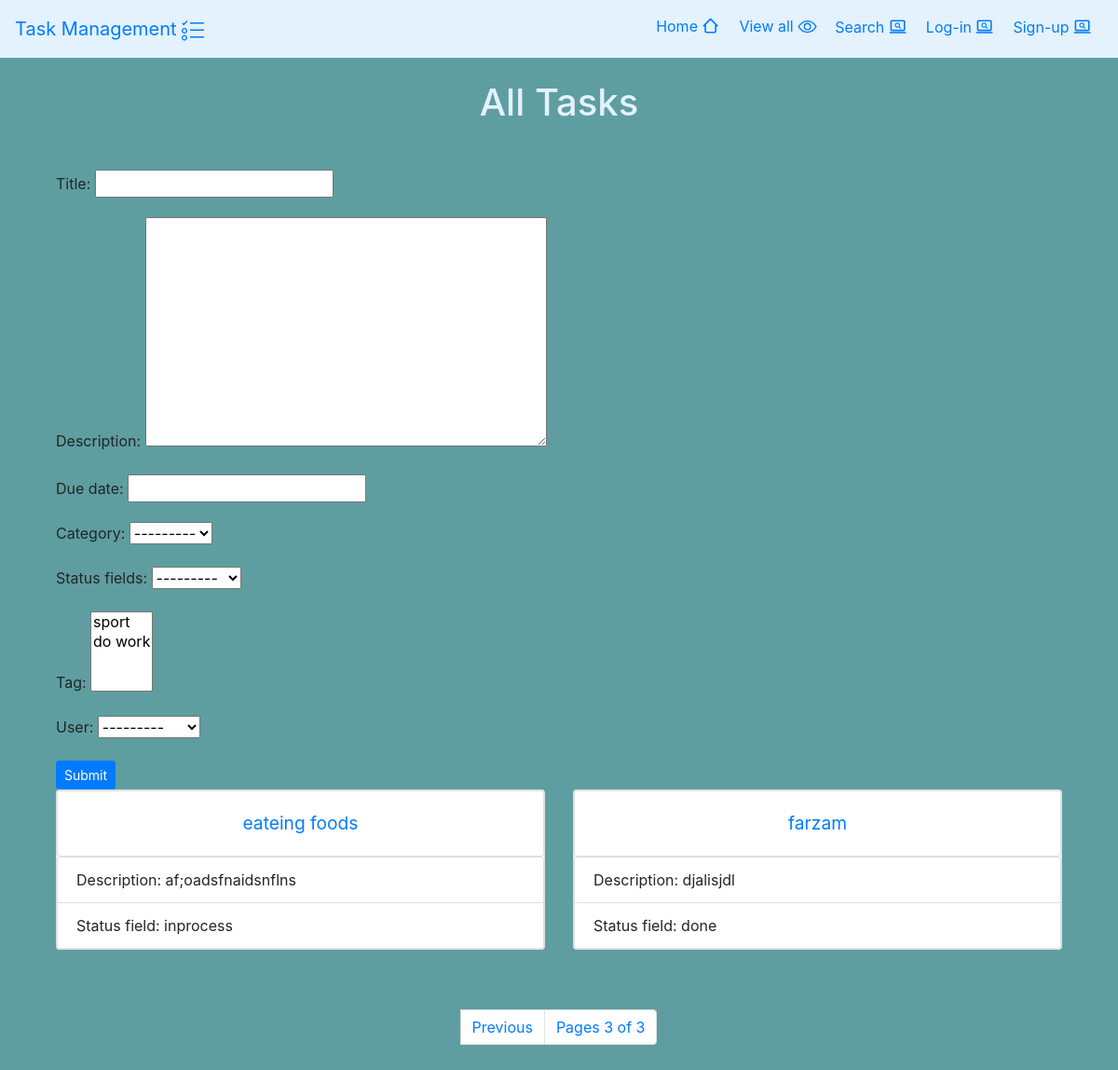
Page /?page=4 on the earlier database version.
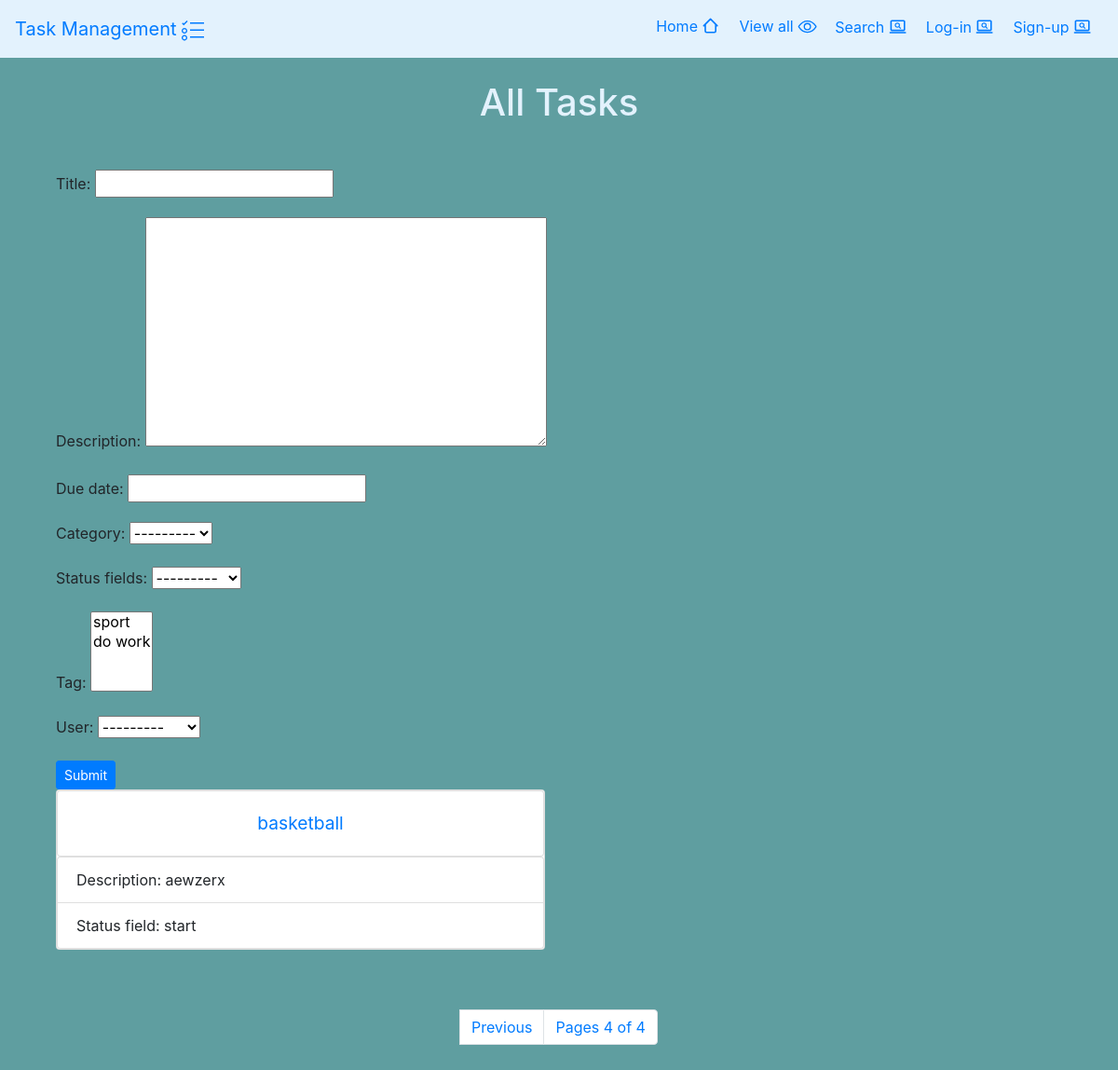
Same page on the later database version.
### task/models.py (models this page shows, shortened)
class Task(models.Model):
    START= 'start'
    INPORCESS='inprocess'
    DONE = 'done'
    status_choice = [
        (START,'start'),
        (INPORCESS,'inprocess'),
        (DONE,'done')
    ]
    title=models.CharField(max_length=255)
    description=models.TextField()
    due_date=models.DateField(auto_now_add=False)
    category= models.ForeignKey(Category, on_delete=models.PROTECT)
    status_fields=models.CharField(max_length=255, choices=status_choice)
    tag=models.ManyToManyField(Tag)
    user=models.ForeignKey(User,on_delete=models.CASCADE)

### epic_quest/views.py (the view)
# urls.py: path('', views.home, name='home'),
def home(request):
    if request.method == "POST":
        form = TaskForm(request.POST)
        if form.is_valid():
            form.save()
            return redirect('all_category')
    else:
        form = TaskForm()
        tasks = Task.objects.all()
        pagintion = Paginator(Task.objects.all(), 2)
        page = request.GET.get('page')
        task_list = pagintion.get_page(page)
        categorys = Category.objects.all()
        status = {item[0]: item[1] for item in Task.status_choice}
        tags = Tag.objects.all()
    return render(request, "home.html", {"tasks": tasks, 'task_list': task_list, 'categorys': categorys, 'status': status, 'tags': tags, 'form': form})

### task/forms.py
class TaskForm(ModelForm):
    class Meta:
        model=Task
        fields=('title','description','due_date','category','status_fields','tag','user')

### epic_quest/models.py (called while the page is built)
    def __str__(self) -> str:
        return self.name

    def __str__(self) -> str:
        return self.name

### epic_quest/templates/home.html (shortened to what this page needs)
{% extends 'base.html' %}
{% block content %}
<body style="background-color: cadetblue;">
    <br>
    <div class="container">
        <h1 class="mb-4 text-center" style="color: #e3f2fd;">All Tasks</h1>
        <form class="container" method="POST" action="{% url 'all_category' %}">
            <br>
              <div class="mb-3">
                {{ form.as_p }}
              <button type="submit" class="btn btn-primary btn-sm">Submit</button>
          </form>
        <br>
        <div class="row">
            {% for task in task_list %}
            <div class="col-md-6">
                <div class="card mb-3">
                    <div class="card">
                        <div class="card-body text-center">
                            <a class="card-title" href="{%url 'task_details' task.pk %}" style="font-size: larger;">{{ task.title }}<a>
                        </div>
                    </div>
                    <ul class="list-group">
                        <li class="list-group-item">Description: {{ task.description }}</li>
                        <li class="list-group-item">Status field: {{ task.status_fields }}</li>
                        </ul>
                    </div>
                </div>
                {% endfor %}
            </div>
            <br/></br/>
            <div class="row justify-content-center">
            <nav aria-label="Page navigation example">
                <ul class="pagination">
                    {% if task_list.has_previous %}
                  <li class="page-item"><a class="page-link" href="?page={{ task_list.previous_page_number}}">Previous</a></li>
                  {% endif %}
                  <li class="page-item"> <p class="page-link">Pages {{ task_list.number }} of {{ task_list.paginator.num_pages }}</p></li>
                </ul>
              </nav>
              </div>
        </div>
</body>
{% endblock %}

Differences in the rows shown:
no longer on this page (row unchanged): Task: title "eateing foods", description "af;oadsfnaidsnflns", status_fields "inprocess"
no longer on this page (row unchanged): Task: title "farzam", description "djalisjdl", status_fields "done"
added Task: title "basketball", description "aewzerx", status_fields "start"
Other differences:
{{ task_list.number }}: "3" → "4"
{{ task_list.paginator.num_pages }}: "3" → "4"
